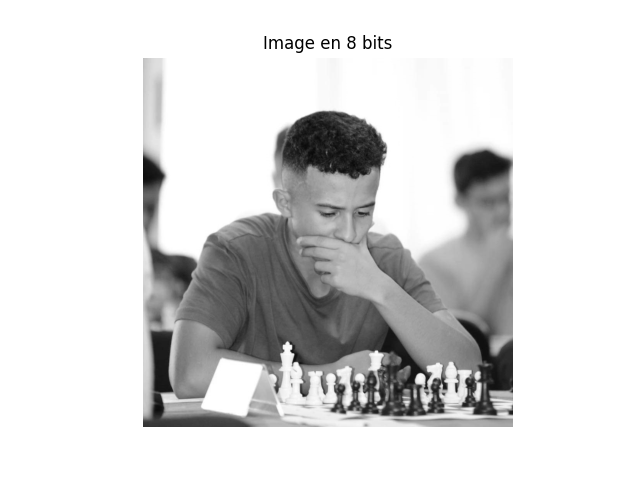
#> input picture Nassim_gris.png, 640 x 480 px
$ python Q5.py
#> lines starting #> are read from the running program, lines starting #| are printed output that depends on the picture
# GI2 2024-2025 - By Sadki Mohamed and El Kaddaoui Nassim, students at the National School of Applied sciences of Tetouan

import numpy as np
import matplotlib.pyplot as plt
from PIL import Image
import matplotlib
matplotlib.use('Agg')

def read_image(filepath, resize_factor):

#> called with filepath = 'Nassim_gris.png', resize_factor = 0.5
    image = Image.open(filepath).convert('L')
    if resize_factor < 1.0:
        new_size = (int(image.width * resize_factor), int(image.height * resize_factor))
#> new_size = (320, 240)
        image = image.resize(new_size, Image.Resampling.LANCZOS)
#> image: PIL image 320x240 L
    return np.array(image)

def simple_nagao_filter(image):

    height, width = image.shape
#> height = 240; width = 320
    output = np.zeros_like(image)
    padded = np.pad(image, 2, mode='reflect')
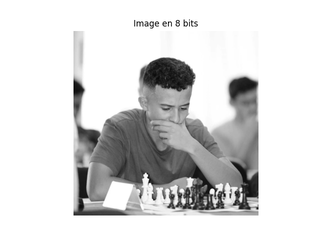
#> padded: shape (244, 324); min 0, max 255, mean 218.3

    for i in range(height):
        for j in range(width):
            window = padded[i:i+5, j:j+5]
            regions = [
                window[0:3, 0:3],  # Haut-gauche
                window[0:3, 2:5],  # Haut-droite
                window[2:5, 0:3],  # Bas-gauche
                window[2:5, 2:5],  # Bas-droite
                window[1:4, 1:4]   # Centre
            ]
            min_var = float('inf')
            best_mean = 0
            for region in regions:
                var = np.var(region)
                if var < min_var:
                    min_var = var
                    best_mean = np.mean(region)

            output[i, j] = best_mean
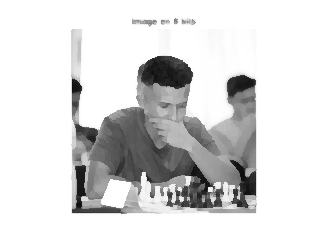
#> output: shape (240, 320); min 13, max 255, mean 217.6

    return output

if __name__ == "__main__":
    try:
        print("Chargement de l'image...")
        image = read_image('Nassim_gris.png', resize_factor=0.5)

        print("Application du filtre simplifié...")
        filtered = simple_nagao_filter(image)

        plt.figure(figsize=(10, 5))

        plt.subplot(1, 2, 1)
        plt.imshow(image, cmap='gray')
        plt.title('Image Originale')
        plt.axis('off')
        plt.subplot(1, 2, 2)
        plt.imshow(filtered, cmap='gray')
        plt.title('Après Filtre Simplifié')
        plt.axis('off')
        plt.tight_layout()
        plt.show()
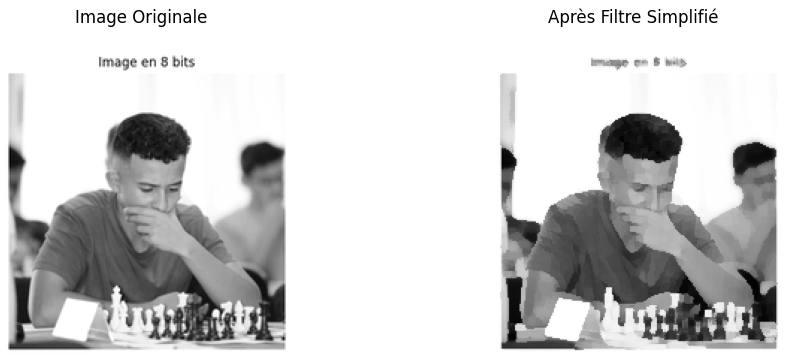
#> figure drawn by matplotlib, 2 panels
        plt.imsave('Image_filtre_simplifie.png', filtered, cmap='gray')
        print("Traitement terminé avec succès!")
    except Exception as e:
        print(f"Une erreur est survenue : {e}")

$ run again, with Addition.png copied over Nassim_gris.png
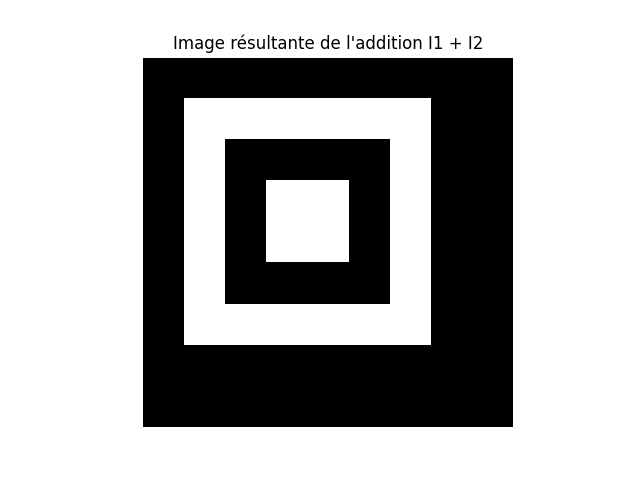
#> input picture Addition.png, 640 x 480 px
#> after the loop in simple_nagao_filter, `for i in range(height):`:
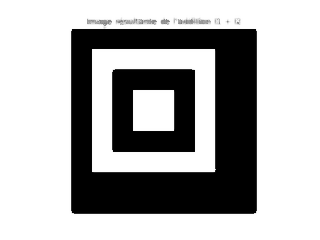
#> output: shape (240, 320); min 0, max 255, mean 173.6
#> `plt.show()`:
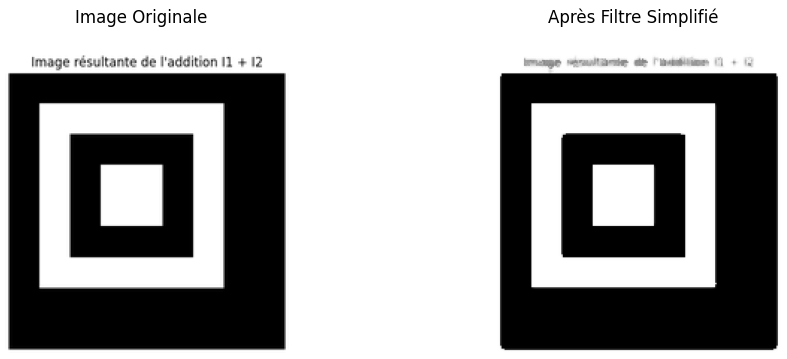
#> figure drawn by matplotlib, 2 panels

$ run again, with Histogramme_gris.png copied over Nassim_gris.png
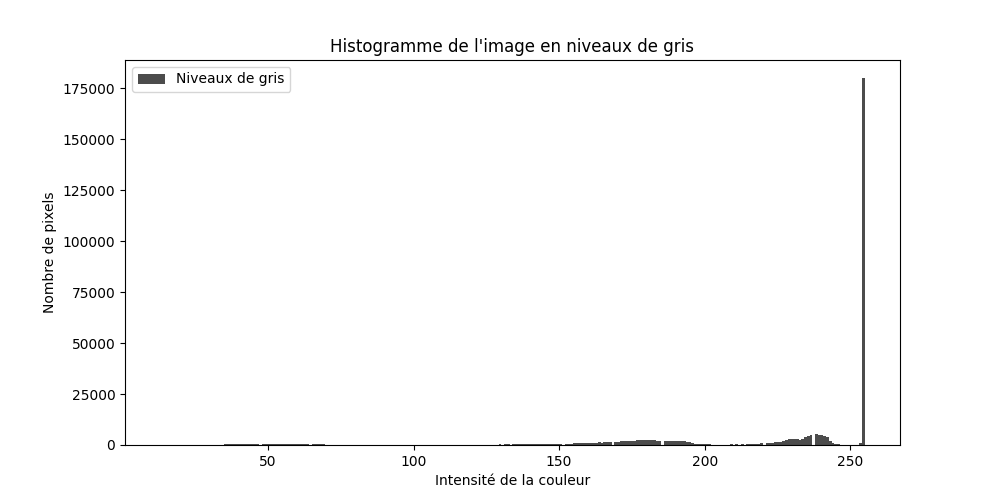
#> input picture Histogramme_gris.png, 1000 x 500 px
#> after the loop in simple_nagao_filter, `for i in range(height):`:
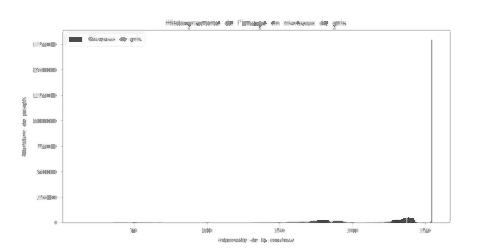
#> output: shape (250, 500); min 63, max 255, mean 252.3
#> `plt.imsave('Image_filtre_simplifie.png', filtered, cmap='gray')`:
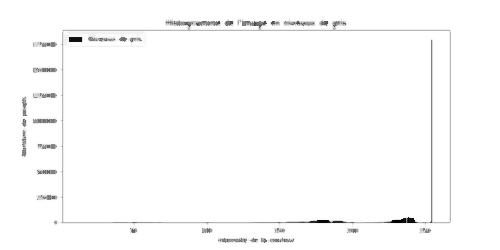
#> saved as Image_filtre_simplifie.png: shape (250, 500, 3); min 0, max 255, mean 251.4
